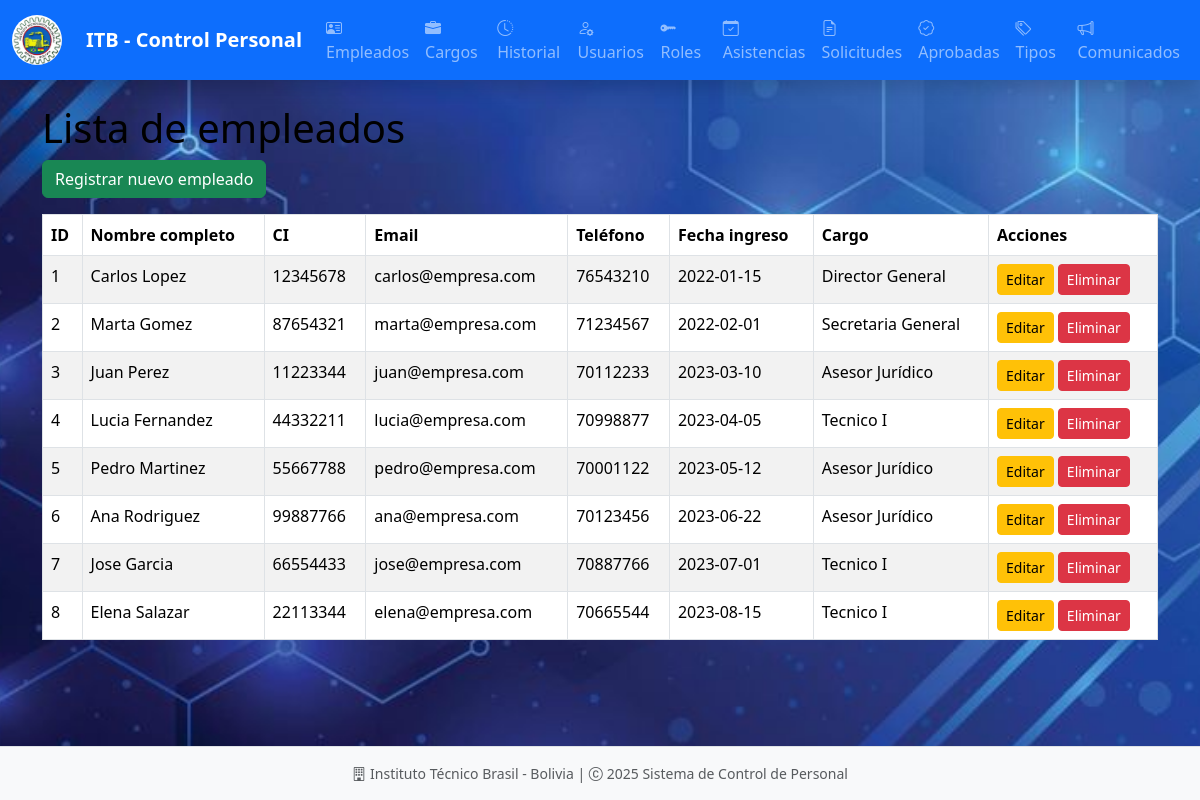
/empleados/, run on an earlier commit of the app's database.
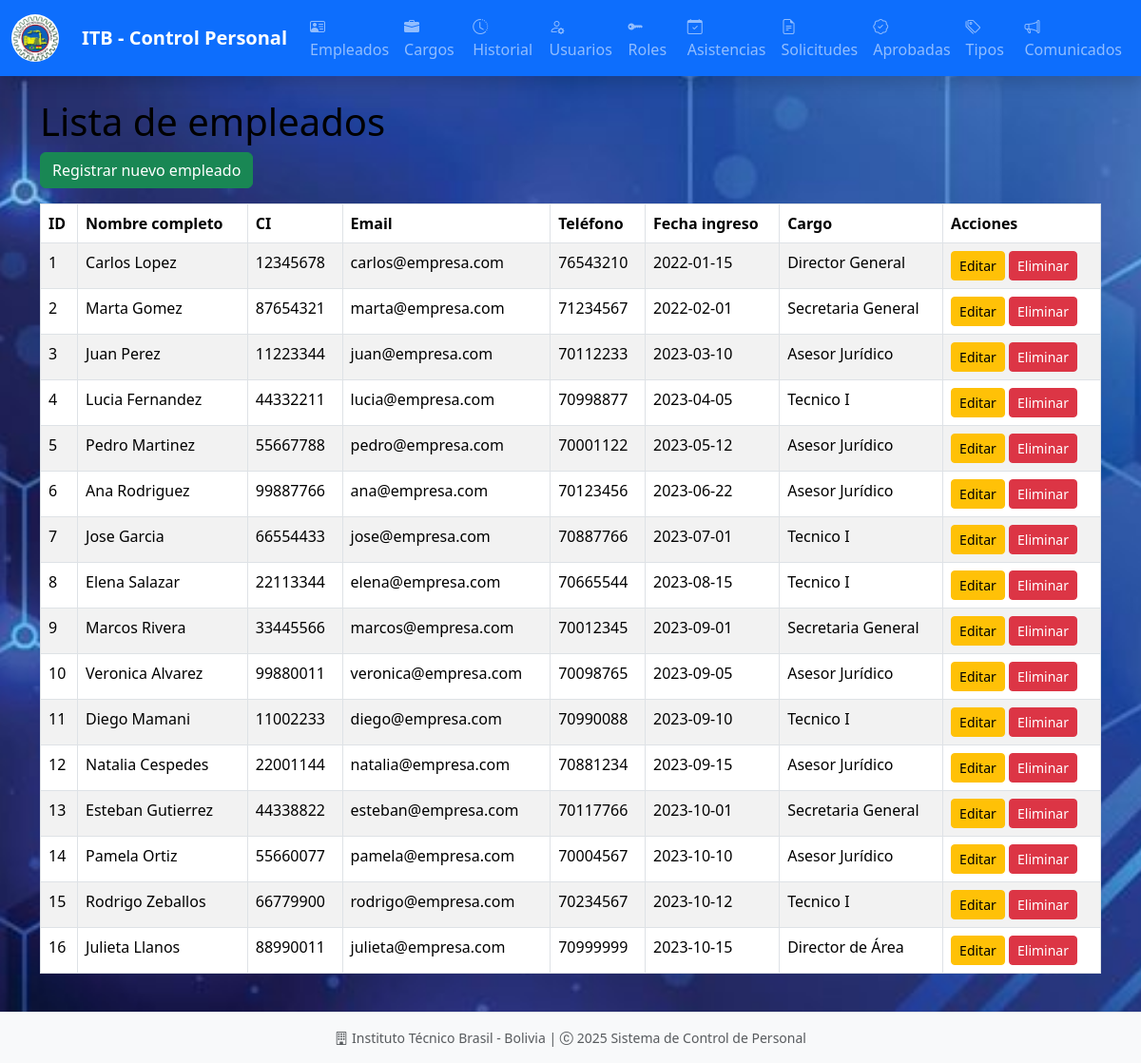
And on a later commit of the database.
### models/empleado_model.py (models this page shows, shortened)
class Empleado(db.Model):
    __tablename__ = "empleados"
    id = db.Column(db.Integer, primary_key=True)
    nombre = db.Column(db.String(255), nullable=False)
    apellido = db.Column(db.String(255), nullable=False)
    ci = db.Column(db.String(20), nullable=False, unique=True)
    email = db.Column(db.String(255), nullable=False, unique=True)
    telefono = db.Column(db.String(20), nullable=False)
    fecha = db.Column(db.DateTime, nullable=False, default=datetime.utcnow)
    cargo_id = db.Column(db.Integer, db.ForeignKey('cargos.id'), nullable=False)
    cargo = db.relationship('Cargo', back_populates='empleados')
    usuarios = db.relationship('Usuario', back_populates='empleado', uselist=False)
    asistencias = db.relationship('Asistencia', back_populates='empleado', cascade='all, delete-orphan')
    historial_laboral = db.relationship('Historial', back_populates='empleado', cascade='all, delete-orphan')
    licencias_aprobadas = db.relationship('LicenciaAprobada', back_populates='empleado', cascade='all, delete-orphan')
    solicitudes_licencia = db.relationship('SolicitudLicencia', back_populates='empleado', cascade='all, delete-orphan')
    @staticmethod
    def get_all():
        return Empleado.query.all()
    def delete(self):
        db.session.delete(self)
        db.session.commit()

### models/cargo_model.py (models this page shows, shortened)
class Cargo(db.Model):
    __tablename__ = "cargos"
    id = db.Column(db.Integer, primary_key=True)
    cargo = db.Column(db.String(80), nullable=False)
    descripcion = db.Column(db.Text)
    empleados = db.relationship('Empleado', back_populates='cargo')

### controllers/empleado_controller.py (the view)
@empleado_bp.route("/")
def index():
    empleados = Empleado.get_all()
    return empleado_view.list(empleados)

### run.py (called while the page is built)
@app.context_processor
def inject_active_path():
    def is_active(path):
        return 'active' if request.path == path else ''
    return(dict(is_active = is_active))

### views/empleado_view.py (called while the page is built)
def list(empleados):
    return render_template("admin/empleados/index.html", empleados=empleados)

### templates/admin/empleados/index.html (shortened to what this page needs)
{% extends 'admin/base.html' %}
{% block content %}
<h1>Lista de empleados</h1>
<a href="{{ url_for('empleado.create') }}" class="btn btn-success mb-3">Registrar nuevo empleado</a>
<table class="table table-bordered table-striped">
    <thead>
        <tr>
            <th>ID</th>
            <th>Nombre completo</th>
            <th>CI</th>
            <th>Email</th>
            <th>Teléfono</th>
            <th>Fecha ingreso</th>
            <th>Cargo</th>
            <th>Acciones</th>
        </tr>
    </thead>
    <tbody>
        {% for empleado in empleados %}
        <tr>
            <td>{{ empleado.id }}</td>
            <td>{{ empleado.nombre }} {{ empleado.apellido }}</td>
            <td>{{ empleado.ci }}</td>
            <td>{{ empleado.email }}</td>
            <td>{{ empleado.telefono }}</td>
            <td>{{ empleado.fecha.strftime('%Y-%m-%d') }}</td>
            <td>{{ empleado.cargo.cargo }}</td>
            <td>
                <a href="{{ url_for('empleado.edit', id=empleado.id) }}" class="btn btn-sm btn-warning">Editar</a>
                <a href="{{ url_for('empleado.delete', id=empleado.id) }}" class="btn btn-sm btn-danger" onclick="return confirm('¿Desea eliminar este empleado?')">Eliminar</a>
            </td>
        </tr>
        {% endfor %}
    </tbody>
</table>
{% endblock %}

What changed in the data, as far as the page shows it:
added Empleado: id "9", nombre "Marcos", apellido "Rivera", ci "33445566", email "marcos@empresa.com", telefono "70012345", fecha "2023-09-01", cargo.cargo "Secretaria General"
added Empleado: id "10", nombre "Veronica", apellido "Alvarez", ci "99880011", email "veronica@empresa.com", telefono "70098765", fecha "2023-09-05", cargo.cargo "Asesor Jurídico"
added Empleado: id "11", nombre "Diego", apellido "Mamani", ci "11002233", email "diego@empresa.com", telefono "70990088", fecha "2023-09-10", cargo.cargo "Tecnico I"
added Empleado: id "12", nombre "Natalia", apellido "Cespedes", ci "22001144", email "natalia@empresa.com", telefono "70881234", fecha "2023-09-15", cargo.cargo "Asesor Jurídico"
added Empleado: id "13", nombre "Esteban", apellido "Gutierrez", ci "44338822", email "esteban@empresa.com", telefono "70117766", fecha "2023-10-01", cargo.cargo "Secretaria General"
added Empleado: id "14", nombre "Pamela", apellido "Ortiz", ci "55660077", email "pamela@empresa.com", telefono "70004567", fecha "2023-10-10", cargo.cargo "Asesor Jurídico"
added Empleado: id "15", nombre "Rodrigo", apellido "Zeballos", ci "66779900", email "rodrigo@empresa.com", telefono "70234567", fecha "2023-10-12", cargo.cargo "Tecnico I"
added Empleado: id "16", nombre "Julieta", apellido "Llanos", ci "88990011", email "julieta@empresa.com", telefono "70999999", fecha "2023-10-15", cargo.cargo "Director de Área"
